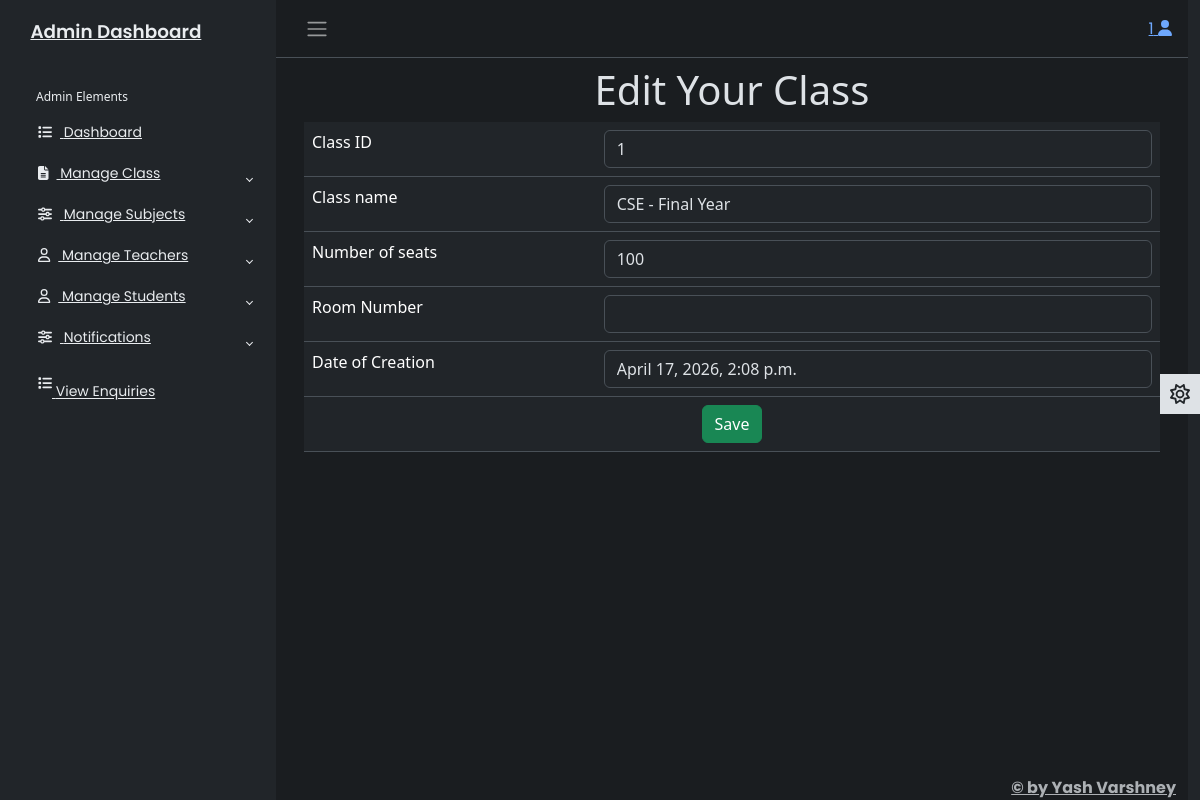
The page /adminapp/editclass/1 (signed in) on the database its author committed.
### adminapp/models.py (models this page shows)
class Classes(models.Model):
    cid = models.IntegerField(primary_key=True,auto_created=True)
    class_name = models.CharField(max_length=30)
    seats = models.IntegerField()
    roomno = models.CharField(max_length=50)
    created_date = models.DateTimeField()

### adminapp/views.py (the view)
# urls.py: path('editclass/<id>',views.editclass,name = 'editclass'),
@cache_control(no_store = True,no_cache = True,must_revalidate = True)
def editclass(req,id):
    try:
      if req.session['adminid']!=None:
        adminid = req.session['adminid']
        cl = Classes.objects.get(cid=id)
        if req.method == 'POST':
           class_name = req.POST['class_name']
           seats = req.POST['seats']
           roomno = req.POST['roomno']
           Classes.objects.filter(cid=id).update(class_name=class_name,seats=seats,roomno=roomno)
           return redirect('adminapp:viewclass')
        return render(req,'editclass.html',{'adminid':adminid,'cl':cl})
    except KeyError:
       return redirect('login')

### adminapp/templates/editclass.html (shortened to what this page needs)
{% extends 'adminbase.html' %}
{% load static %}
{% block admin %}
<div class="row">
    <div class="col-sm-12">
        <h1 class="text-center">Edit Your Class</h1>
        <form method="post">
            <table class="table">
                <tr>
                    <td>Class ID</td>
                    <td>
                        <input type="text" name="cid" value="{{cl.cid}}" class="form-control" readonly>
                    </td>
                </tr>
                <tr>
                    <td>Class name</td>
                    <td>
                        <input type="text" name="class_name" value="{{cl.class_name}}" class="form-control">
                    </td>
                </tr>
                <tr>
                    <td>Number of seats</td>
                    <td>
                        <input type="number" name="seats" value="{{cl.seats}}" class="form-control">
                    </td>
                </tr>
                <tr>
                    <td>Room Number</td>
                    <td>
                        <input type="number" name="roomno" value="{{cl.roomno}}" class="form-control">
                    </td>
                </tr>
                <tr>
                    <td>Date of Creation</td>
                    <td>
                        <input type="text" name="created_date" value="{{cl.created_date}}" class="form-control" readonly>
                    </td>
                </tr>
                <tr>
                    <td colspan="2" class="text-center">
                        <button type="submit" class="btn btn-success">Save</button>
                    </td>
                </tr>
            </table>
        </form>
    </div>
</div>
{% endblock %}

### adminapp/static/css/adminstyle.css (style rules this page uses)
body { font-family: 'Poppins', sans-serif; font-size: 0.875rem; opacity: 1; overflow-y: scroll; margin: 0; }

### rows shown on the page
Classes: cid "1", class_name "CSE - Final Year", seats "100", created_date "April 17, 2026, 2:08 p.m."

### other values the page prints
{{ adminid }} "1"
